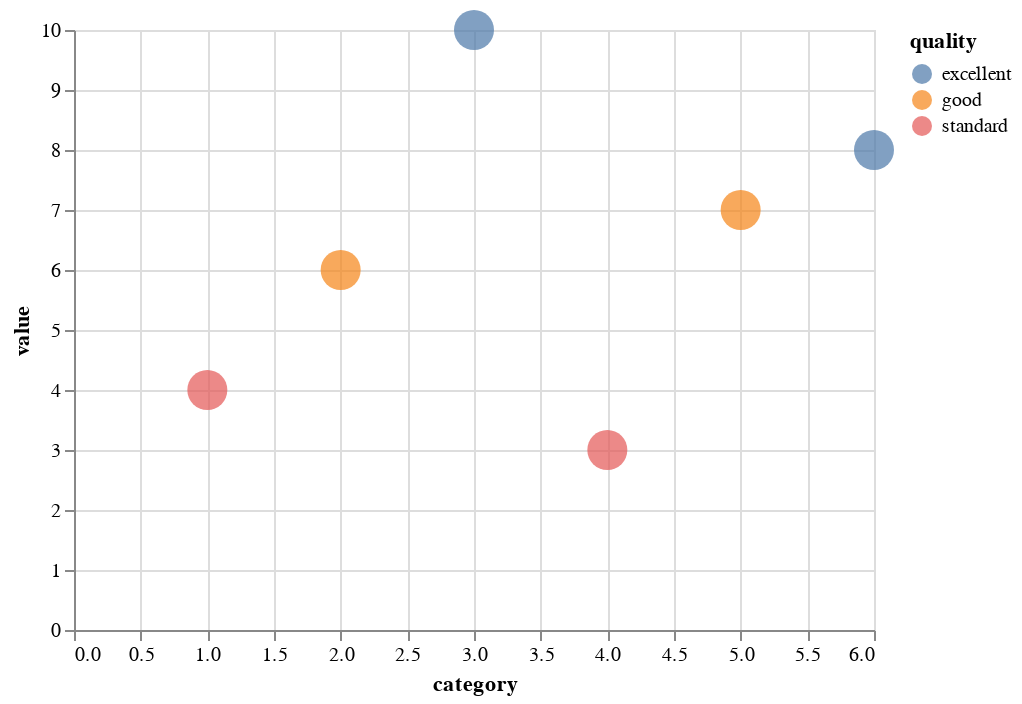

Source (notebook cell):
### Markdown cell above
## Scale: scheme

When working with color channel, there are more than one way of mapping data to color. Exactly how data values are mapped to color is determined by a color map or color scheme.  Altair actually provides very reasonable default color scheme.

### Code cell
color_scale = base.encode(x="category", y="value",
                          color="quality")
color_scale

### Figure 1 — Vega-Lite specification as saved in the notebook (floating-point values rounded to 4 significant figures)
{"config": {"view": {"continuousWidth": 400, "continuousHeight": 300}}, "data": {"name": "data-7c36766bdbdd929d88ac2881c2000dcf"}, "mark": {"type": "point", "filled": true, "size": 400}, "encoding": {"color": {"field": "quality", "type": "nominal"}, "x": {"field": "category", "type": "quantitative"}, "y": {"field": "value", "type": "quantitative"}}, "$schema": "https://vega.github.io/schema/vega-lite/v4.17.0.json", "datasets": {"data-7c36766bdbdd929d88ac2881c2000dcf": [{"category": 1, "value": 4, "quality": "standard"}, {"category": 2, "value": 6, "quality": "good"}, {"category": 3, "value": 10, "quality": "excellent"}, {"category": 4, "value": 3, "quality": "standard"}, {"category": 5, "value": 7, "quality": "good"}, {"category": 6, "value": 8, "quality": "excellent"}]}}
